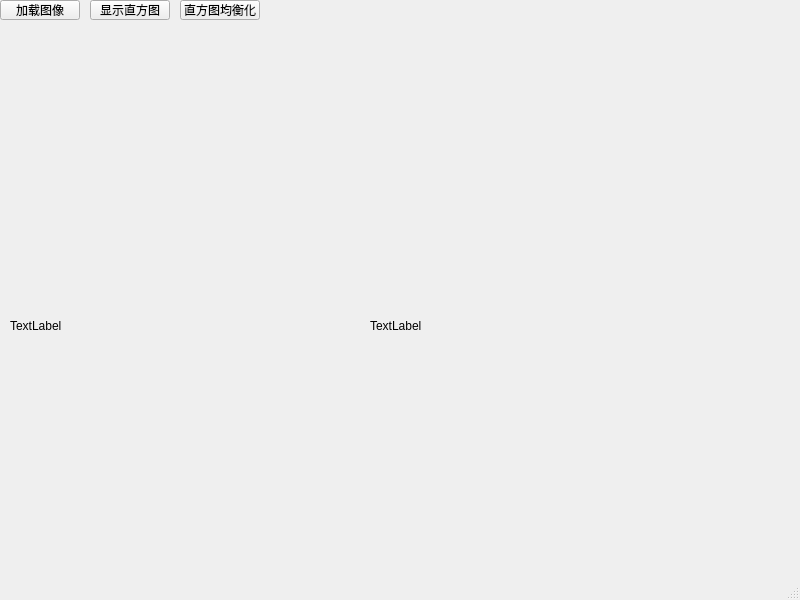
<?xml version="1.0" encoding="UTF-8"?>
<ui version="4.0">
 <class>MainWindow</class>
 <widget class="QMainWindow" name="MainWindow">
  <property name="geometry">
   <rect>
    <x>0</x>
    <y>0</y>
    <width>800</width>
    <height>600</height>
   </rect>
  </property>
  <property name="windowTitle">
   <string>MainWindow</string>
  </property>
  <widget class="QWidget" name="centralwidget">
   <widget class="QPushButton" name="LoadImage">
    <property name="geometry">
     <rect>
      <x>0</x>
      <y>0</y>
      <width>80</width>
      <height>20</height>
     </rect>
    </property>
    <property name="text">
     <string>加载图像</string>
    </property>
   </widget>
   <widget class="QPushButton" name="Histogram">
    <property name="geometry">
     <rect>
      <x>90</x>
      <y>0</y>
      <width>80</width>
      <height>20</height>
     </rect>
    </property>
    <property name="text">
     <string>显示直方图</string>
    </property>
   </widget>
   <widget class="QPushButton" name="HistogramAvr">
    <property name="geometry">
     <rect>
      <x>180</x>
      <y>0</y>
      <width>80</width>
      <height>20</height>
     </rect>
    </property>
    <property name="text">
     <string>直方图均衡化</string>
    </property>
   </widget>
   <widget class="QLabel" name="label_showImage">
    <property name="geometry">
     <rect>
      <x>10</x>
      <y>110</y>
      <width>341</width>
      <height>431</height>
     </rect>
    </property>
    <property name="text">
     <string>TextLabel</string>
    </property>
   </widget>
   <widget class="QLabel" name="label_showImage_2">
    <property name="geometry">
     <rect>
      <x>370</x>
      <y>110</y>
      <width>341</width>
      <height>431</height>
     </rect>
    </property>
    <property name="text">
     <string>TextLabel</string>
    </property>
   </widget>
  </widget>
  <widget class="QMenuBar" name="menubar">
   <property name="geometry">
    <rect>
     <x>0</x>
     <y>0</y>
     <width>800</width>
     <height>22</height>
    </rect>
   </property>
  </widget>
  <widget class="QStatusBar" name="statusbar"/>
 </widget>
 <resources/>
 <connections/>
</ui>
